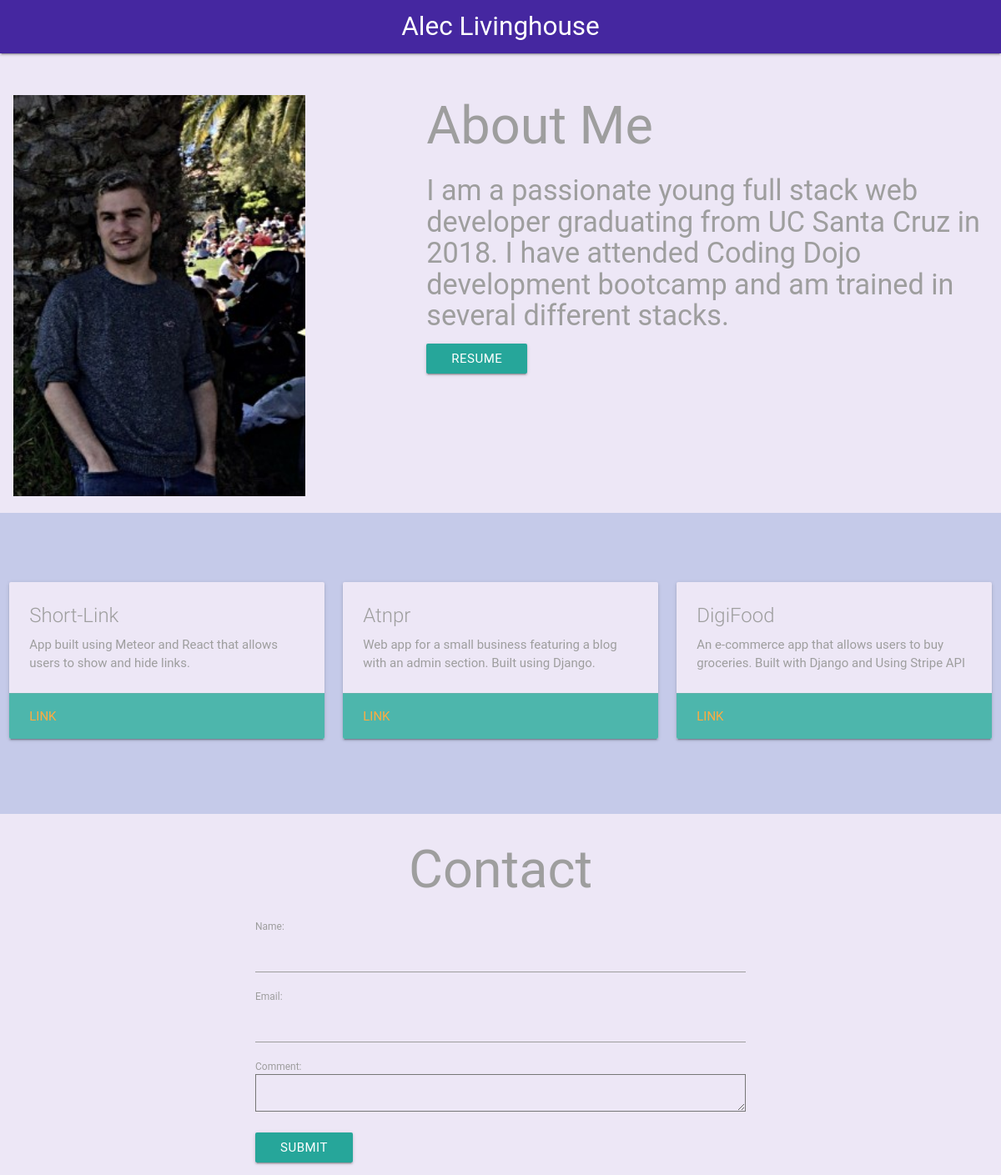
The page / on the database its author committed.
### main/models.py (models this page shows, shortened)
class portPiece(models.Model):
    name = models.CharField(max_length=120, default="default text")
    description = models.TextField(default="default text")
    link = models.CharField(max_length=120, default="no link available")
    date = models.DateTimeField()
    created_at = models.DateTimeField(auto_now=True)
    updated_at = models.DateTimeField(auto_now=True)

### main/views.py (the view, shortened to what this page needs)
# urls.py: 2. Add a URL to urlpatterns:  url(r'^$', views.home, name='home')
def home(request):
    form = contactForm(request.POST or None)
    posts = portPiece.objects.all();
    confirm_message = ""
    title =""
    context = {"the_posts": posts, "form": form, "title": title, "confirm_message": confirm_message}
    template = "index.html"
    return render(request, template, context)

### main/forms.py
class contactForm(forms.Form):
    name = forms.CharField(required=False, max_length=100)
    email = forms.EmailField(required=True)
    comment = forms.CharField(widget = forms.Textarea())

### main/templates/index.html (shortened to what this page needs)
{% load staticfiles %}
<head>
 <link rel="stylesheet" href="{% static 'css/materialize.min.css' %}"></link>
 <link rel="stylesheet" href="{% static 'css/app.css' %}"></link>
 <link rel="stylesheet" href="{% static 'js/materialize.min.js' %}"></link>
</head>
<body class=" deep-purple lighten-5 ">
    <nav>
   <div class="nav-wrapper deep-purple darken-3">
     <a href="#" class="brand-logo center">Alec Livinghouse</a>
   </div>
 </nav>
 <div>
   <div class="row pic-row">
         <div class="col s4">
             <img  width="350" src="{% static 'images/web-pic.jpg' %}" class="pic">
         </div>
         <div class="col s1"></div>
         <div class="col s7 text-col left-align">
            <h1 class="grey-text">About Me</h1>
            <h4 class="left-align grey-text">I am a passionate young full stack web developer graduating from UC Santa Cruz in 2018. I have attended Coding Dojo development bootcamp and am trained in several different stacks.</h4>
          <a href="https://docs.google.com/document/d/1njzUt_pNqUMplezhYdqPPqbwoZcwJZnGa7O8_-5rUzQ/edit?usp=sharing" class="waves-effect waves-light btn">Resume</a>
         </div>
       </div>
      <div class="row card-row  indigo lighten-4">
          {% for post in the_posts %}
        <div class="col s4">
          <div class="card  deep-purple lighten-5">
            <div class="card-content grey-text">
              <span class="card-title">{{post.name}}</span>
              <p>{{post.description}}</p>
            </div>
            <div class="card-action  teal lighten-2">
              <a href="{{post.link}}">link</a>
            </div>
          </div>
        </div>
          {% endfor %}
      </div>
<div class="container">
  <div class="container">
    <h1 class="center-align grey-text">Contact</h1>
<div class="form-wrapper ">
      <form id='contactus' action='' method='POST' accept-charset='UTF-8'>
      {{form}}
      <input type="submit" value="submit" class="waves-light btn form-btn"/>
      </div>
  </div>
</div>
 </div>
</body>

### main/static/css/app.css (style rules this page uses)
.pic-row { margin-top: 50px; }
.pic { margin-left: 5px; }
.text-col { margin-top: -30px; }
div.row.card-row { padding-top: 75px; padding-bottom: 75px; }
input.waves-light.btn.form-btn { margin-top: 25px; text-align: center; }

### rows shown on the page
portPiece: name "Short-Link", description "App built using Meteor and React that allows users to show and hide links."
portPiece: name "Atnpr", description "Web app for a small business featuring a blog with an admin section. Built using Django."
portPiece: name "DigiFood", description "An e-commerce app that allows users to buy groceries. Built with Django and Using Stripe API"
